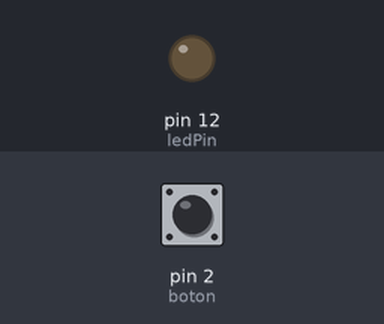
Recording of a sketch running on a simulated Arduino Uno, built with avr-gcc and run on an emulated ATmega328P. Shown: output pins drawn as LEDs (lit = HIGH). Dashed ring = blinking. The inputs (shaded band) are chosen by the test bench; at power-on: pin 2 (boton) LOW.

Above: at 1.2 s.
1.3 s: pin 2 (boton) pulled HIGH for 1 s
At 1.55 s:
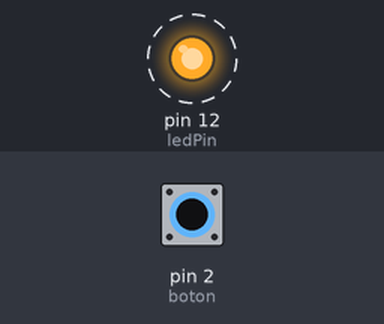
4.3 s: pin 2 (boton) pulled HIGH for 3.2 s
At 8.6 s:
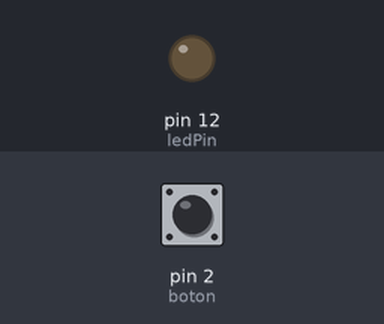
Timing chart, 0 to 10.1 s (numbered marks = the images above; inputs shaded):
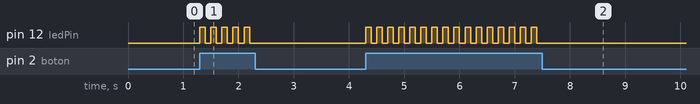

Measured:
- after the input at 1.3 s, pin 12 (ledPin): alternates HIGH for 0.10 s and LOW for 0.10 s, 10 changes in all, then stays LOW, starting at once
- after the input at 4.3 s, pin 12 (ledPin): alternates HIGH for 0.10 s and LOW for 0.10 s, 32 changes in all, then stays LOW, starting at once

The sketch:

SwitchLEDState.ino
```cpp
int ledPin = 12;
int boton = 2;
int botonEstado;
void setup() {
  pinMode(ledPin, OUTPUT);
  pinMode(boton, INPUT);
}
void loop(){
  // Leer el estado del boton.
  // Si el boton no esta presionado realizar la secuencia.
  // Si el boton esta presionado
  botonEstado = digitalRead(boton);
  if (botonEstado == HIGH) {
   digitalWrite(ledPin, HIGH);
   delay(100);
   digitalWrite(ledPin, LOW);
   delay(100);
 }

}
```
